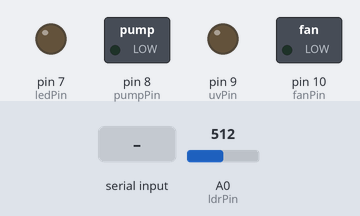
Simulated run of this sketch. Board: Arduino Uno, built with avr-gcc and run on an emulated ATmega328P. On the bench: switched loads named in the sketch (green lamp = pin HIGH), output pins drawn as LEDs (lit = HIGH). Inputs (shaded band) come from the test bench; at power-on: A0 (ldrPin) = 512.

Above: at 1.2 s.
1.3 s: A0 (ldrPin) set to 482
At 1.7 s:
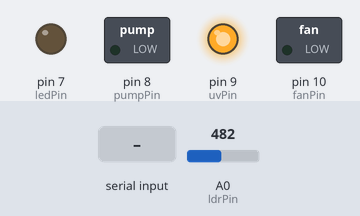
2.8 s: "1" received over Serial
At 4.0 s:
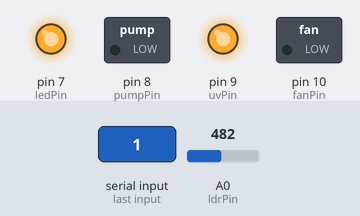
4.3 s: "P" received over Serial
At 5.2 s:
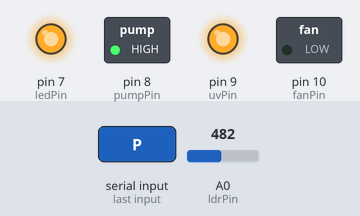
5.8 s: A0 (ldrPin) set to 510
At 6.3 s:
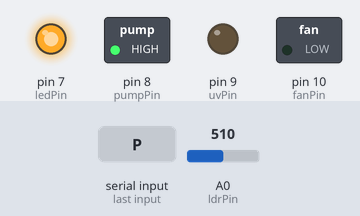
7.3 s: "0" received over Serial
At 8.5 s:
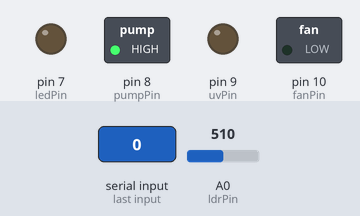
8.8 s: "F" received over Serial
At 9.8 s:
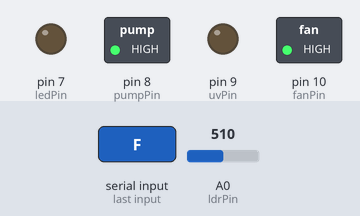
Timing chart, 0 to 11.3 s (numbered marks = the images above; inputs shaded):
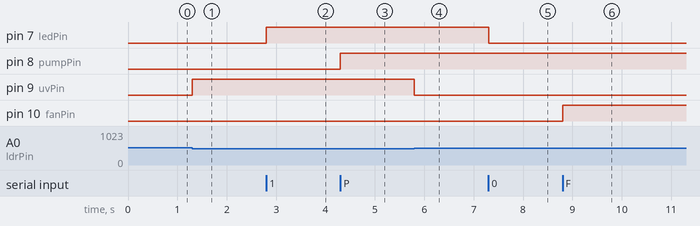

Measured:
- the behaviour switches between 500 and 499 on A0 (ldrPin) (found by bisection; images 0 and 1)
- after the input at 1.3 s, pin 9 (uvPin): LOW → HIGH at once
- after the input at 2.8 s, pin 7 (ledPin): LOW → HIGH at once
- after the input at 4.3 s, pin 8 (pumpPin): LOW → HIGH at once
- after the input at 5.8 s, pin 9 (uvPin): HIGH → LOW at once
- after the input at 7.3 s, pin 7 (ledPin): HIGH → LOW at once
- after the input at 8.8 s, pin 10 (fanPin): LOW → HIGH at once

The sketch:

bluetooth_smart.ino.ino
```cpp
#include <Arduino.h>

char btData;

int ledPin = 7;       // manual LED
int pumpPin = 8;      // pump
int uvPin = 9;        // UV light
int fanPin = 10;      // DC fan
int ldrPin = A0;      // light sensor

int ldrThreshold = 500;  // adjust to your environment

void setup() {
  pinMode(ledPin, OUTPUT);
  pinMode(pumpPin, OUTPUT);
  pinMode(uvPin, OUTPUT);
  pinMode(fanPin, OUTPUT);
  Serial.begin(9600);
}

void loop() {
  // 1️⃣ LDR controls UV light only
  int lightLevel = analogRead(ldrPin);
  if (lightLevel < ldrThreshold) {
    digitalWrite(uvPin, HIGH);  // it's dark → UV ON
  } else {
    digitalWrite(uvPin, LOW);   // it's light → UV OFF
  }

  // 2️⃣ Bluetooth controls LED, Pump, and Fan
  if (Serial.available()) {
    btData = Serial.read();

    if (btData == '1') digitalWrite(ledPin, HIGH);
    if (btData == '0') digitalWrite(ledPin, LOW);

    if (btData == 'P') digitalWrite(pumpPin, HIGH);
    if (btData == 'S') digitalWrite(pumpPin, LOW);

    if (btData == 'F') digitalWrite(fanPin, HIGH);
    if (btData == 'G') digitalWrite(fanPin, LOW);
  }
}
```
